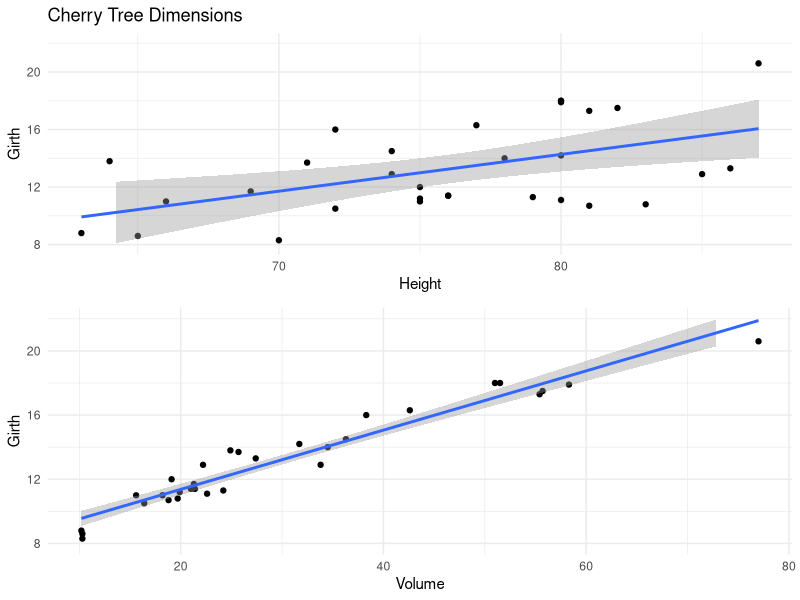
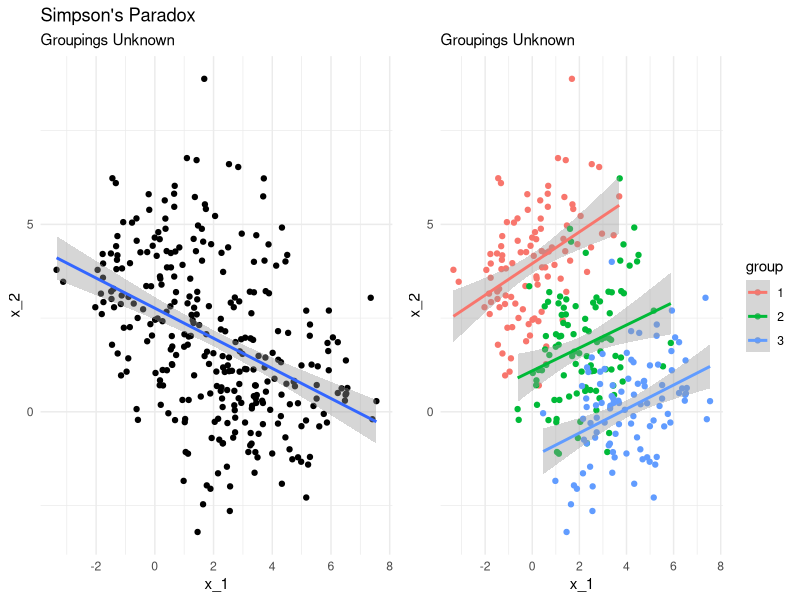
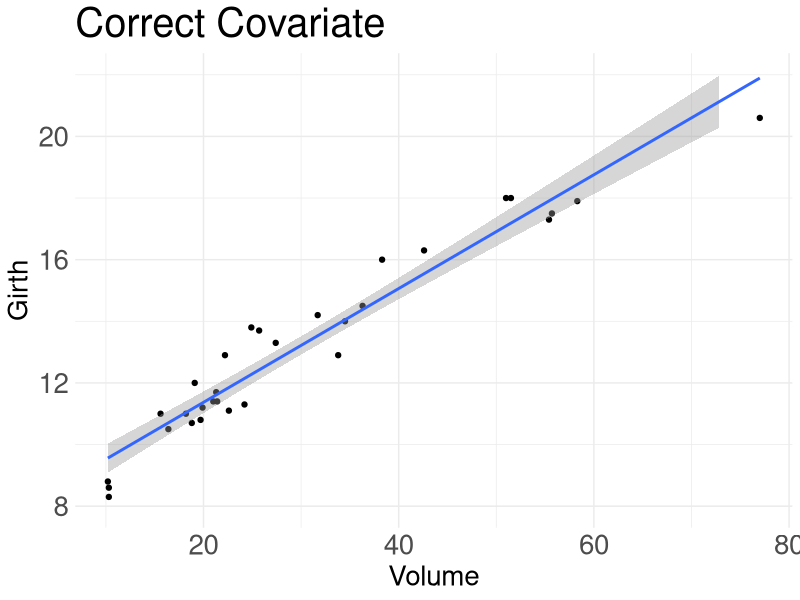
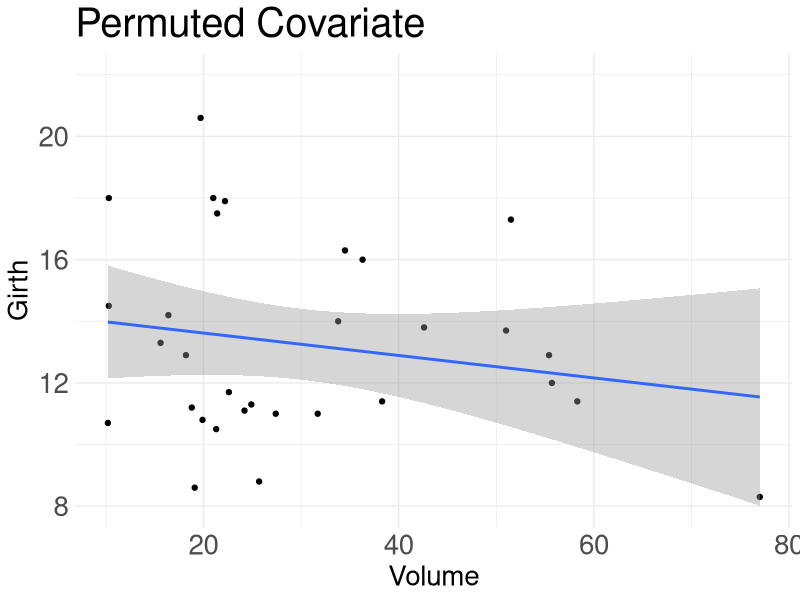

Here is the R script that generated these plots, in order:
## ---- chunk 1
library(tidyverse)
library(ggtext)

lm_height <- lm(Girth ~ 1 + Height, data = trees)
lm_volume  <- lm(Girth ~ 1 + Volume, data = trees)

p1 <- ggplot(data = trees, aes(x = Height, y = Girth)) + 
  geom_point() + 
  geom_smooth(method = "lm") +
  labs(x = "Height", y = "Girth") +
  ylim(c(8,22)) +
  ggtitle("Cherry Tree Dimensions")+
  theme_minimal()

p2 <- ggplot(data = trees, aes(x = Volume, y = Girth)) + 
  geom_point() + 
  geom_smooth(method = "lm") +
  labs(x = "Volume", y = "Girth") +
  ylim(c(8,22)) +
  theme_minimal()

cowplot::plot_grid(p1, p2, nrow = 2)
## ---- chunk 2
lm(Girth ~ 1 + Height, data = trees)
lm(Girth ~ 1 + Volume, data = trees)
## ---- chunk 3
lm(Girth ~ 1 + Height + Volume, data = trees)
## ---- chunk 4
data_1 <- mgcv::rmvn(n = 100, mu = c(0,4), V = matrix(c(2,0.8,0.8,2), nrow = 2))
data_2 <- mgcv::rmvn(n = 100, mu = c(2,2), V = matrix(c(2,0.8,0.8,2), nrow = 2))
data_3 <- mgcv::rmvn(n = 100, mu = c(4,0), V = matrix(c(2,0.8,0.8,2), nrow = 2))

simpson <- data.frame(
  x_1 = c(data_1[,1], data_2[,1], data_3[,1]), 
  x_2 = c(data_1[,2], data_2[,2], data_3[,2]),
  group = as.factor(rep(1:3, each = 100))
)

p3 <- simpson %>% 
  ggplot(aes(x = x_1, y = x_2)) +
  geom_point() + 
  geom_smooth(method = "lm") + 
  ggtitle("Simpson's Paradox", "Groupings Unknown") +
  theme_minimal()

p4 <- simpson %>% 
  group_by(group) %>% 
  ggplot(aes(x = x_1, y = x_2, col = group)) +
  geom_point() + 
  geom_smooth(method = "lm") + 
  ggtitle("", "Groupings Unknown") +
  theme_minimal()

cowplot::plot_grid(p3, p4, ncol = 2)
## ---- chunk 5
p5 <- trees %>% 
  ggplot(aes(x = Volume, y = Girth)) + 
  geom_point() + 
  geom_smooth(method = "lm") +
  labs(x = "Volume", y = "Girth") +
  ylim(c(8,22)) +
  theme_minimal() +
  ggtitle("Correct Covariate") + 
  theme(
    axis.text = element_text(size = 20), 
    axis.title = element_text(size = 20),
    title = element_text(size = 24))
p5
## ---- chunk 6
set.seed(123)
p5 <- trees %>% 
  mutate(Volume = sample(trees$Volume,size = length(trees$Volume), replace = FALSE)) %>% 
  ggplot(aes(x = Volume, y = Girth)) + 
  geom_point() + 
  geom_smooth(method = "lm") +
  labs(x = "Volume", y = "Girth") +
  ylim(c(8,22)) +
  theme_minimal() +
  ggtitle("Permuted Covariate") + 
  theme(
    axis.text = element_text(size = 20), 
    axis.title = element_text(size = 20),
    title = element_text(size = 24))
p5
